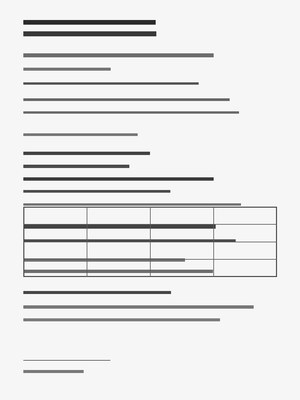
#> input picture ai-model/datasets/fotos/teste/baixa_resolucao/baixa_resolucao_028.jpg, 300 x 400 px
$ python -i calibrar.py   (imports and definitions only)   (older library calls are emulated)
#> lines starting #> are read from the running program, lines starting #| are printed output that depends on the picture; after the words box and inside, x2 and y2 are one past the last pixel; in counts of white or black regions, pixels touching at a corner belong together
"""Calibra os limiares de qualidade e legibilidade de imagem e avalia o componente de IA.

Para cada foto do dataset calcula seis indicadores com OpenCV (idênticos aos do backend):

* **nitidez** — variância do Laplaciano (bordas fortes = foto em foco);
* **brilho** — média dos tons de cinza (foto escura/estourada);
* **contraste** — desvio-padrão dos tons de cinza (foto "apagada");
* **resolucao_px** — menor lado da imagem original em pixels;
* **altura_texto_relativa** — mediana da altura das faixas de texto dividida pela altura;
* **angulo** — mediana da inclinação das faixas de texto em graus.

Depois procura, no conjunto de treino, os 6 limiares por busca coordenada
maximizando o F1 macro das 5 classes (``boa``, ``torta``, ``borrada``,
``iluminacao``, ``baixa_resolucao``) e mede o resultado no conjunto de teste,
comparando com o baseline "responder sempre a classe mais frequente".

Saídas:
* ``models/limiares.json`` — o "modelo salvo" (versão 2.0) que o backend carrega;
* ``resultados/`` — figuras de avaliação para o relatório.

Uso:
    python ai-model/scripts/calibrar.py
"""

from __future__ import annotations

import csv
import json
import sys
from datetime import datetime, timezone
from pathlib import Path
from statistics import median

import cv2
import matplotlib

# [4 lines not run here, left out]

import matplotlib.pyplot as plt
import numpy as np
from sklearn.metrics import accuracy_score, classification_report, confusion_matrix, f1_score

SEMENTE = 42
RAIZ = Path(__file__).resolve().parents[1]
PASTA_FOTOS = RAIZ / "datasets" / "fotos"
ARQUIVO_ROTULOS = RAIZ / "datasets" / "rotulos.csv"
PASTA_MODELOS = RAIZ / "models"
PASTA_RESULTADOS = RAIZ / "resultados"

LADO_MAXIMO_ANALISE = 1200

CLASSES = ("boa", "torta", "borrada", "iluminacao", "baixa_resolucao")
NOMES_LEGIVEIS = {
    "boa": "boa",
    "torta": "torta",
    "borrada": "borrada",
    "iluminacao": "iluminação",
    "baixa_resolucao": "baixa resolução",
}

LIMIARES_INICIAIS: dict[str, float | int] = {
    "nitidez_minima": 96.02,
    "brilho_minimo": 132.08,
    "brilho_maximo": 231.45,
    "resolucao_minima_px": 600,
    "altura_texto_relativa_minima": 0.004,
    "angulo_maximo": 8.0,
}


def _reduzir_para_analise(imagem: np.ndarray) -> np.ndarray:
    """Reduz o maior lado para LADO_MAXIMO_ANALISE (nunca amplia), igual ao backend."""
    altura, largura = imagem.shape[:2]
    lado_maior = max(altura, largura)
    if lado_maior <= LADO_MAXIMO_ANALISE:
        return imagem
    escala = LADO_MAXIMO_ANALISE / lado_maior
    return cv2.resize(
        imagem,
        (max(1, round(largura * escala)), max(1, round(altura * escala))),
        interpolation=cv2.INTER_AREA,
    )


def _normalizar_angulo(angulo: float) -> float:
    """Traz o ângulo do minAreaRect para a faixa [-45, 45] graus."""
    while angulo > 45:
        angulo -= 90
    while angulo < -45:
        angulo += 90
    return angulo


def _medir_texto(cinza: np.ndarray) -> tuple[float, float]:
    """Calcula (altura_texto_relativa, angulo) com a mesma fórmula do backend."""
    altura, largura = cinza.shape[:2]
    _, binaria = cv2.threshold(cinza, 0, 255, cv2.THRESH_BINARY_INV + cv2.THRESH_OTSU)
    kernel = cv2.getStructuringElement(cv2.MORPH_RECT, (max(5, largura // 25), 1))
    faixas = cv2.morphologyEx(binaria, cv2.MORPH_CLOSE, kernel)
    contornos, _ = cv2.findContours(faixas, cv2.RETR_EXTERNAL, cv2.CHAIN_APPROX_SIMPLE)

    alturas, angulos = [], []
    for contorno in contornos:
        _, _, largura_caixa, altura_caixa = cv2.boundingRect(contorno)
        if largura_caixa <= largura * 0.15:
            continue
        alturas.append(altura_caixa)
        (_, _), (_, _), angulo = cv2.minAreaRect(contorno)
        angulos.append(_normalizar_angulo(float(angulo)))

    altura_texto_relativa = median(alturas) / altura if alturas else 0.0
    angulo = median(angulos) if angulos else 0.0
    return float(altura_texto_relativa), float(angulo)


def extrair_indicadores(caminho: Path) -> dict[str, float | int]:
    """Calcula os seis indicadores de qualidade e legibilidade de uma imagem."""
    imagem = cv2.imread(str(caminho), cv2.IMREAD_COLOR)
#> imagem is the input picture: shape (400, 300, 3); min 18, max 255, mean 230.2
    if imagem is None:
        raise ValueError(f"Não foi possível ler a imagem: {caminho}")
    resolucao_px = int(min(imagem.shape[:2]))
#> resolucao_px = 300
    reduzida = _reduzir_para_analise(imagem)
    cinza = cv2.cvtColor(reduzida, cv2.COLOR_BGR2GRAY)
    altura_texto_relativa, angulo = _medir_texto(cinza)
#> in _medir_texto, `_, binaria = cv2.threshold(cinza, 0, 255, cv2.THRESH_BINARY_INV + cv2...`:
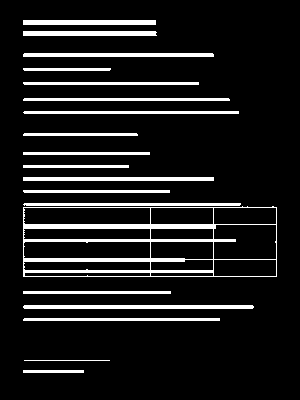
#> binaria: shape (400, 300); 10.8% white; 19 white regions, largest, box (x1, y1, x2, y2) and area: (23, 206, 277, 277) 3748, (23, 305, 254, 309) 920, (23, 177, 214, 181) 764
#> in _medir_texto, `faixas = cv2.morphologyEx(binaria, cv2.MORPH_CLOSE, kernel)`:
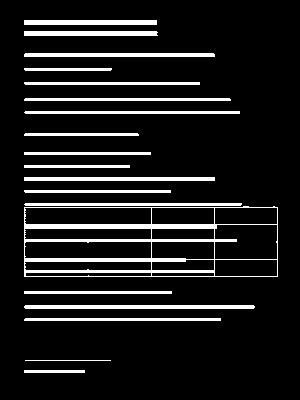
#> faixas: shape (400, 300); 10.8% white; 19 white regions
#> in _medir_texto, `contornos, _ = cv2.findContours(faixas, cv2.RETR_EXTERNAL, cv2.CHAIN_A..`: contornos = 19 contours, 1 with area under 20; largest, box (x1, y1, x2, y2) and area: (24, 206, 278, 277) 17465, (24, 305, 255, 309) 688, (24, 177, 215, 181) 570, (24, 53, 215, 57) 569, (24, 31, 158, 36) 530
#> the loop in _medir_texto, `for contorno in contornos:` made 19 passes
#> (largura_caixa, altura_caixa) on passes 3, 4, 6, 7, 8, 12, 13, 14, 15, 16, 17, 18: (197, 3), (231, 4), (254, 71), (218, 3), (147, 3), (115, 3), (216, 3), (207, 3), (176, 3), (88, 3), (191, 4), (134, 5)
#> (contorno, largura_caixa, altura_caixa) on passes 1, 2, 5, 9, 10, 11: ([[24, 370], [24, 372], [84, 372], [84, 370]], 61, 3), ([[25, 360], [110, 360]], 86, 1), ([[24, 291], [24, 293], [171, 293], [171, 291]], 148, 3), ([[24, 177], [24, 180], [214, 180], [214, 177]], 191, 4), ([[24, 165], [24, 167], [129, 167], [129, 165]], 106, 3), ([[24, 152], [24, 154], [150, 154], [150, 152]], 127, 3)
#> after the loop in _medir_texto, `for contorno in contornos:`: alturas = [3, 1, 3, 4, 3, 71, 3, 3, 4, 3, 3, 3, 3, 3, 3, 3, 4, 5, 5]; angulos = [0, 0, 0, 0, 0, 0, 0, 0, 0, 0, 0, 0, 0, 0, 0, 0, 0, 0, 0]
#> in _medir_texto, `altura_texto_relativa = median(alturas) / altura if alturas else 0.0`: altura_texto_relativa = 0.0075
#> in _medir_texto, `angulo = median(angulos) if angulos else 0.0`: angulo = 0
#> altura_texto_relativa = 0.0075; angulo = 0
    return {
        "nitidez": float(cv2.Laplacian(cinza, cv2.CV_64F).var()),
        "brilho": float(cinza.mean()),
        "contraste": float(cinza.std()),
        "resolucao_px": resolucao_px,
        "altura_texto_relativa": altura_texto_relativa,
        "angulo": angulo,
    }


# [275 lines left out: functions _confianca_abaixo, _confianca_acima, classificar, _avaliar, calibrar, salvar_figuras and 1 more, not called in this run]


# [2 lines not run here, left out]

>>> result = extrair_indicadores('../datasets/fotos/teste/baixa_resolucao/baixa_resolucao_028.jpg')
#> result = {'nitidez': 2121, 'brilho': 230.2, 'contraste': 45.51, 'resolucao_px': 300, 'altura_texto_relativa': 0.0075, 'angulo': 0}

$ run again, on ai-model/datasets/fotos/teste/boa/boa_029.jpg
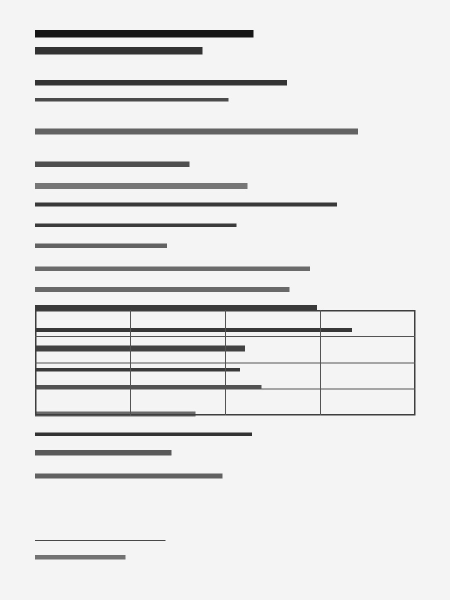
#> input picture ai-model/datasets/fotos/teste/boa/boa_029.jpg, 900 x 1200 px (shown at 1/2 size)
#> in extrair_indicadores, imagem is the input picture: shape (1200, 900, 3); min 14, max 255, mean 227.7
#> in _medir_texto, `_, binaria = cv2.threshold(cinza, 0, 255, cv2.THRESH_BINARY_INV + cv2...`:
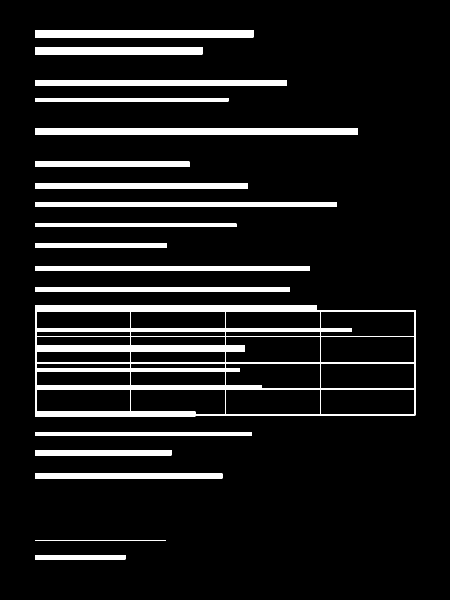
#> binaria: shape (1200, 900) (shown at 1/2 size); 9.6% white; 18 white regions, largest, box (x1, y1, x2, y2) and area: (70, 610, 831, 833) 35281, (70, 257, 716, 269) 7752, (70, 60, 507, 75) 6555
#> in _medir_texto, `faixas = cv2.morphologyEx(binaria, cv2.MORPH_CLOSE, kernel)`:
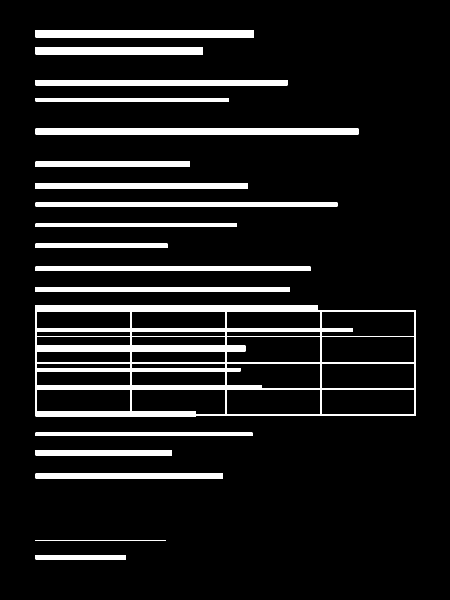
#> faixas: shape (1200, 900) (shown at 1/2 size); 9.6% white; 18 white regions
#> contornos = 18 contours; largest, box (x1, y1, x2, y2) and area: (71, 610, 832, 833) 165871, (71, 257, 717, 269) 7095, (71, 60, 508, 75) 6104, (71, 160, 575, 171) 5030, (71, 94, 406, 109) 4676
#> the loop in _medir_texto, `for contorno in contornos:` made 18 passes
#> (contorno, largura_caixa, altura_caixa) on passes 1, 2, 3, 4, 5, 7, 8: ([[71, 1110], [71, 1118], [251, 1118], [251, 1110]], 181, 9), ([[71, 1080], [71, 1081], [331, 1081], [331, 1080]], 261, 2), ([[71, 947], [71, 956], [445, 956], [445, 947]], 375, 10), ([[71, 900], [71, 910], [343, 910], [343, 900]], 273, 11), ([[71, 865], [71, 871], [504, 871], [504, 865]], 434, 7), ([[71, 574], [71, 583], [579, 583], [579, 574]], 509, 10), ([[71, 533], [71, 541], [620, 541], [620, 533]], 550, 9)
#> after the loop in _medir_texto, `for contorno in contornos:`: alturas = [9, 2, 10, 11, 7, 223, 10, 9, 9, 7, 8, 12, 11, 12, 7, 11, 15, 15]; angulos = [0, 0, 0, 0, 0, 0, 0, 0, 0, 0, 0, 0, 0, 0, 0, 0, 0, 0]
#> in _medir_texto, `altura_texto_relativa = median(alturas) / altura if alturas else 0.0`: altura_texto_relativa = 0.00833
#> in _medir_texto, `angulo = median(angulos) if angulos else 0.0`: angulo = 0
#> in extrair_indicadores, `altura_texto_relativa, angulo = _medir_texto(cinza)`: altura_texto_relativa = 0.00833; angulo = 0
#> result = {'nitidez': 1433.7, 'brilho': 227.7, 'contraste': 50.64, 'resolucao_px': 900, 'altura_texto_relativa': 0.00833, 'angulo': 0}

$ run again, on ai-model/datasets/fotos/teste/boa/boa_030.jpg
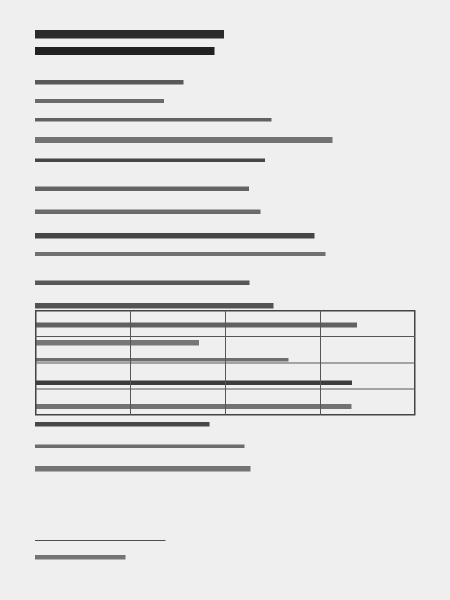
#> input picture ai-model/datasets/fotos/teste/boa/boa_030.jpg, 900 x 1200 px (shown at 1/2 size)
#> in extrair_indicadores, imagem is the input picture: shape (1200, 900, 3); min 23, max 255, mean 223.9
#> in _medir_texto, `_, binaria = cv2.threshold(cinza, 0, 255, cv2.THRESH_BINARY_INV + cv2...`:
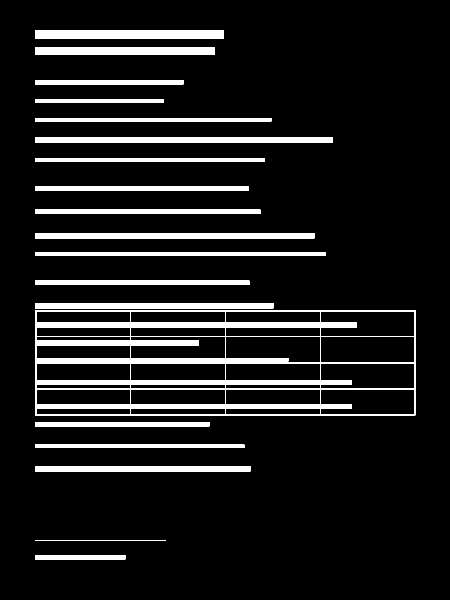
#> binaria: shape (1200, 900) (shown at 1/2 size); 10% white; 19 white regions, largest, box (x1, y1, x2, y2) and area: (70, 620, 831, 831) 36788, (70, 274, 665, 286) 7140, (70, 60, 448, 77) 6426
#> in _medir_texto, `faixas = cv2.morphologyEx(binaria, cv2.MORPH_CLOSE, kernel)`:
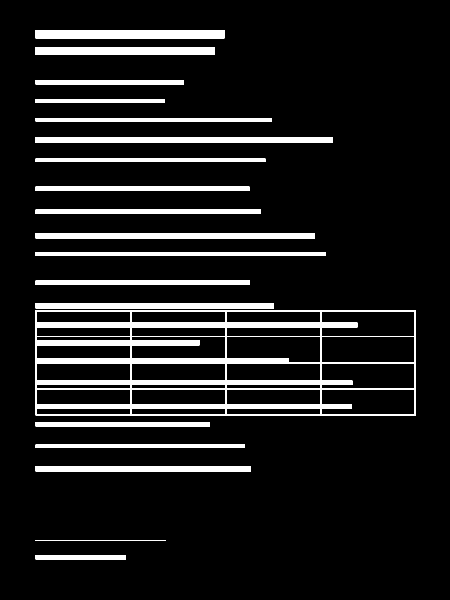
#> faixas: shape (1200, 900) (shown at 1/2 size); 10% white; 19 white regions
#> contornos = 19 contours; largest, box (x1, y1, x2, y2) and area: (71, 620, 832, 831) 159600, (71, 274, 666, 286) 6534, (71, 60, 449, 77) 6032, (71, 466, 630, 477) 5580, (71, 94, 430, 110) 5370
#> the loop in _medir_texto, `for contorno in contornos:` made 19 passes
#> (contorno, largura_caixa, altura_caixa) on passes 1 to 7: ([[71, 1110], [71, 1118], [251, 1118], [251, 1110]], 181, 9), ([[71, 1080], [71, 1081], [331, 1081], [331, 1080]], 261, 2), ([[71, 932], [71, 942], [501, 942], [501, 932]], 431, 11), ([[71, 889], [71, 895], [489, 895], [489, 889]], 419, 7), ([[71, 844], [71, 852], [419, 852], [419, 844]], 349, 9), ([[71, 620], [71, 830], [831, 830], [831, 620]], 761, 211), ([[71, 606], [71, 616], [547, 616], [547, 606]], 477, 11)
#> after the loop in _medir_texto, `for contorno in contornos:`: alturas = [9, 2, 11, 7, 9, 211, 11, 9, 8, 11, 9, 9, 7, 12, 7, 8, 9, 16, 17]; angulos = [0, 0, 0, 0, 0, 0, 0, 0, 0, 0, 0, 0, 0, 0, 0, 0, 0, 0, 0]
#> in _medir_texto, `altura_texto_relativa = median(alturas) / altura if alturas else 0.0`: altura_texto_relativa = 0.0075
#> in _medir_texto, `angulo = median(angulos) if angulos else 0.0`: angulo = 0
#> in extrair_indicadores, `altura_texto_relativa, angulo = _medir_texto(cinza)`: altura_texto_relativa = 0.0075; angulo = 0
#> result = {'nitidez': 1318.3, 'brilho': 223.9, 'contraste': 46.13, 'resolucao_px': 900, 'altura_texto_relativa': 0.0075, 'angulo': 0}

$ run again, on ai-model/datasets/fotos/teste/borrada/borrada_028.jpg
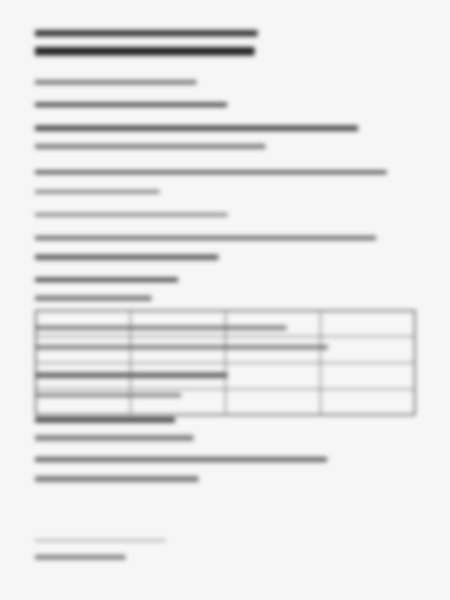
#> input picture ai-model/datasets/fotos/teste/borrada/borrada_028.jpg, 900 x 1200 px (shown at 1/2 size)
#> in extrair_indicadores, imagem is the input picture: shape (1200, 900, 3); min 49, max 248, mean 231.6
#> in _medir_texto, `_, binaria = cv2.threshold(cinza, 0, 255, cv2.THRESH_BINARY_INV + cv2...`:
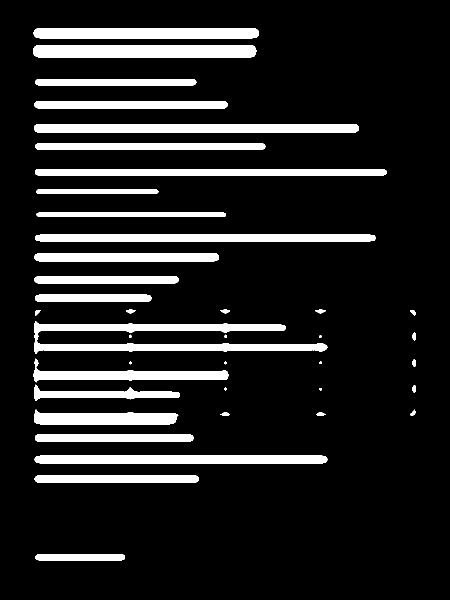
#> binaria: shape (1200, 900) (shown at 1/2 size); 13% white; 40 white regions (3 under 20 px), largest, box (x1, y1, x2, y2) and area: (68, 642, 655, 708) 14630, (66, 90, 513, 115) 11049, (68, 248, 718, 265) 10989
#> in _medir_texto, `faixas = cv2.morphologyEx(binaria, cv2.MORPH_CLOSE, kernel)`:
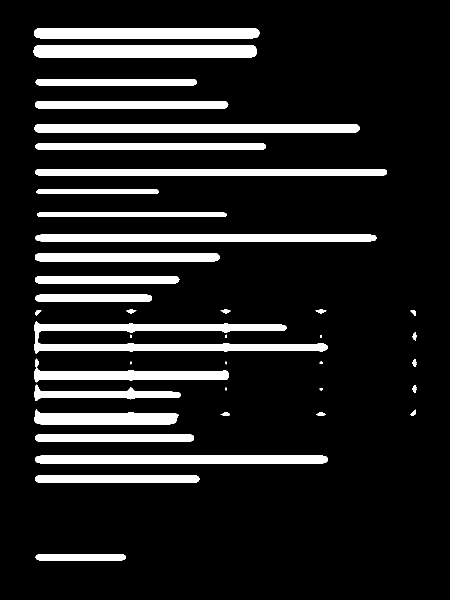
#> faixas: shape (1200, 900) (shown at 1/2 size); 13% white; 40 white regions (3 under 20 px)
#> contornos = 40 contours, 8 with area under 20; largest, box (x1, y1, x2, y2) and area: (69, 642, 656, 708) 13506, (67, 90, 514, 115) 10590, (69, 248, 719, 265) 10332, (68, 56, 519, 77) 8893, (71, 469, 753, 483) 8787
#> the loop in _medir_texto, `for contorno in contornos:` made 40 passes
#> (largura_caixa, altura_caixa, angulo) on passes 1, 2, 3, 4, 8, 12, 17, 22: (180, 13, -90), (329, 16, -90), (586, 16, -90), (317, 16, -90), (289, 30, -88.5), (292, 33, -90), (390, 48, -86.39), (587, 66, -90)
#> after the loop in _medir_texto, `for contorno in contornos:`: alturas = [13, 16, 16, 16, 30, 33, 48, 66, 15, 15, 17, 14, 9, 10, 13, 14, 17, 15, 13, 25, 21]; angulos = [0, 0, 0, 0, 1.5, 0, 3.61, 0, 0, 0, 0, 0, 0, 0, 0, 0, 0, 0, 0, 0, 0]
#> in _medir_texto, `altura_texto_relativa = median(alturas) / altura if alturas else 0.0`: altura_texto_relativa = 0.0133
#> in _medir_texto, `angulo = median(angulos) if angulos else 0.0`: angulo = 0
#> in extrair_indicadores, `altura_texto_relativa, angulo = _medir_texto(cinza)`: altura_texto_relativa = 0.0133; angulo = 0
#> result = {'nitidez': 1.54, 'brilho': 231.6, 'contraste': 29.9, 'resolucao_px': 900, 'altura_texto_relativa': 0.0133, 'angulo': 0}
